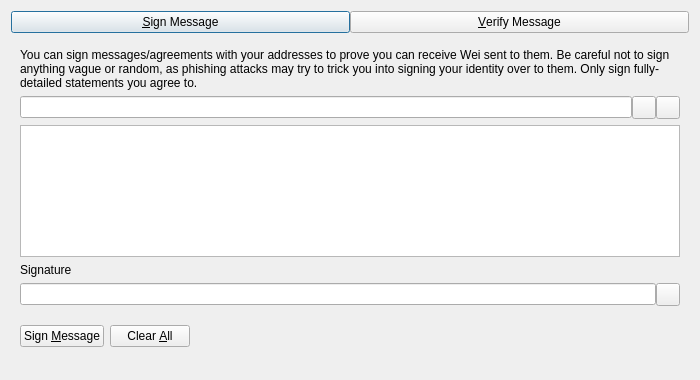
<?xml version="1.0" encoding="UTF-8"?>
<ui version="4.0">
 <class>SignVerifyMessageDialog</class>
 <widget class="QDialog" name="SignVerifyMessageDialog">
  <property name="geometry">
   <rect>
    <x>0</x>
    <y>0</y>
    <width>700</width>
    <height>380</height>
   </rect>
  </property>
  <property name="windowTitle">
   <string>Signatures - Sign / Verify a Message</string>
  </property>
  <property name="modal">
   <bool>true</bool>
  </property>
  <layout class="QVBoxLayout" name="verticalLayout">
   <item>
    <layout class="QHBoxLayout" name="horizontalLayout_Buttons_2">
     <property name="spacing">
      <number>0</number>
     </property>
     <property name="topMargin">
      <number>0</number>
     </property>
     <item>
      <widget class="QPushButton" name="btnSignMessage">
       <property name="text">
        <string>&amp;Sign Message</string>
       </property>
       <property name="checkable">
        <bool>true</bool>
       </property>
      </widget>
     </item>
     <item>
      <widget class="QPushButton" name="btnVerifyMessage">
       <property name="text">
        <string>&amp;Verify Message</string>
       </property>
       <property name="checkable">
        <bool>true</bool>
       </property>
      </widget>
     </item>
    </layout>
   </item>
   <item>
    <widget class="QStackedWidget" name="stackedWidgetSig">
     <property name="minimumSize">
      <size>
       <width>0</width>
       <height>0</height>
      </size>
     </property>
     <property name="currentIndex">
      <number>0</number>
     </property>
     <widget class="QWidget" name="pageSignMessage">
      <layout class="QVBoxLayout" name="verticalLayout_SM">
       <item>
        <widget class="QLabel" name="infoLabel_SM">
         <property name="text">
          <string>You can sign messages/agreements with your addresses to prove you can receive Wei sent to them. Be careful not to sign anything vague or random, as phishing attacks may try to trick you into signing your identity over to them. Only sign fully-detailed statements you agree to.</string>
         </property>
         <property name="textFormat">
          <enum>Qt::PlainText</enum>
         </property>
         <property name="wordWrap">
          <bool>true</bool>
         </property>
        </widget>
       </item>
       <item>
        <layout class="QHBoxLayout" name="horizontalLayout_1_SM">
         <property name="spacing">
          <number>0</number>
         </property>
         <item>
          <widget class="QValidatedLineEdit" name="addressIn_SM">
           <property name="toolTip">
            <string>The Wei address to sign the message with</string>
           </property>
          </widget>
         </item>
         <item>
          <widget class="QToolButton" name="addressBookButton_SM">
           <property name="toolTip">
            <string>Choose previously used address</string>
           </property>
           <property name="text">
            <string/>
           </property>
           <property name="shortcut">
            <string>Alt+A</string>
           </property>
          </widget>
         </item>
         <item>
          <widget class="QToolButton" name="pasteButton_SM">
           <property name="toolTip">
            <string>Paste address from clipboard</string>
           </property>
           <property name="text">
            <string/>
           </property>
           <property name="shortcut">
            <string>Alt+P</string>
           </property>
          </widget>
         </item>
        </layout>
       </item>
       <item>
        <widget class="QPlainTextEdit" name="messageIn_SM">
         <property name="toolTip">
          <string>Enter the message you want to sign here</string>
         </property>
        </widget>
       </item>
       <item>
        <widget class="QLabel" name="signatureLabel_SM">
         <property name="text">
          <string>Signature</string>
         </property>
         <property name="textFormat">
          <enum>Qt::PlainText</enum>
         </property>
        </widget>
       </item>
       <item>
        <layout class="QHBoxLayout" name="horizontalLayout_2_SM">
         <property name="spacing">
          <number>0</number>
         </property>
         <item>
          <widget class="QLineEdit" name="signatureOut_SM">
           <property name="readOnly">
            <bool>true</bool>
           </property>
          </widget>
         </item>
         <item>
          <widget class="QToolButton" name="copySignatureButton_SM">
           <property name="toolTip">
            <string>Copy the current signature to the system clipboard</string>
           </property>
           <property name="text">
            <string/>
           </property>
          </widget>
         </item>
        </layout>
       </item>
       <item>
        <layout class="QHBoxLayout" name="horizontalLayout_3_SM">
         <item>
          <widget class="QPushButton" name="signMessageButton_SM">
           <property name="toolTip">
            <string>Sign the message to prove you own this Wei address</string>
           </property>
           <property name="text">
            <string>Sign &amp;Message</string>
           </property>
           <property name="autoDefault">
            <bool>false</bool>
           </property>
          </widget>
         </item>
         <item>
          <widget class="QPushButton" name="clearButton_SM">
           <property name="toolTip">
            <string>Reset all sign message fields</string>
           </property>
           <property name="text">
            <string>Clear &amp;All</string>
           </property>
           <property name="autoDefault">
            <bool>false</bool>
           </property>
          </widget>
         </item>
         <item>
          <spacer name="horizontalSpacer_1_SM">
           <property name="orientation">
            <enum>Qt::Horizontal</enum>
           </property>
           <property name="sizeHint" stdset="0">
            <size>
             <width>40</width>
             <height>48</height>
            </size>
           </property>
          </spacer>
         </item>
         <item>
          <widget class="QLabel" name="statusLabel_SM">
           <property name="text">
            <string/>
           </property>
           <property name="wordWrap">
            <bool>true</bool>
           </property>
          </widget>
         </item>
         <item>
          <spacer name="horizontalSpacer_2_SM">
           <property name="orientation">
            <enum>Qt::Horizontal</enum>
           </property>
           <property name="sizeHint" stdset="0">
            <size>
             <width>40</width>
             <height>48</height>
            </size>
           </property>
          </spacer>
         </item>
        </layout>
       </item>
      </layout>
     </widget>
     <widget class="QWidget" name="pageVerifyMessage">
      <layout class="QVBoxLayout" name="verticalLayout_VM">
       <item>
        <widget class="QLabel" name="infoLabel_VM">
         <property name="text">
          <string>Enter the receiver's address, message (ensure you copy line breaks, spaces, tabs, etc. exactly) and signature below to verify the message. Be careful not to read more into the signature than what is in the signed message itself, to avoid being tricked by a man-in-the-middle attack. Note that this only proves the signing party receives with the address, it cannot prove sendership of any transaction!</string>
         </property>
         <property name="textFormat">
          <enum>Qt::PlainText</enum>
         </property>
         <property name="alignment">
          <set>Qt::AlignLeading|Qt::AlignLeft|Qt::AlignTop</set>
         </property>
         <property name="wordWrap">
          <bool>true</bool>
         </property>
        </widget>
       </item>
       <item>
        <layout class="QHBoxLayout" name="horizontalLayout_1_VM">
         <property name="spacing">
          <number>0</number>
         </property>
         <item>
          <widget class="QValidatedLineEdit" name="addressIn_VM">
           <property name="toolTip">
            <string>The Wei address the message was signed with</string>
           </property>
          </widget>
         </item>
         <item>
          <widget class="QToolButton" name="addressBookButton_VM">
           <property name="toolTip">
            <string>Choose previously used address</string>
           </property>
           <property name="text">
            <string/>
           </property>
           <property name="shortcut">
            <string>Alt+A</string>
           </property>
          </widget>
         </item>
        </layout>
       </item>
       <item>
        <widget class="QPlainTextEdit" name="messageIn_VM"/>
       </item>
       <item>
        <widget class="QValidatedLineEdit" name="signatureIn_VM"/>
       </item>
       <item>
        <layout class="QHBoxLayout" name="horizontalLayout_2_VM">
         <item>
          <widget class="QPushButton" name="verifyMessageButton_VM">
           <property name="toolTip">
            <string>Verify the message to ensure it was signed with the specified Wei address</string>
           </property>
           <property name="text">
            <string>Verify &amp;Message</string>
           </property>
           <property name="autoDefault">
            <bool>false</bool>
           </property>
          </widget>
         </item>
         <item>
          <widget class="QPushButton" name="clearButton_VM">
           <property name="toolTip">
            <string>Reset all verify message fields</string>
           </property>
           <property name="text">
            <string>Clear &amp;All</string>
           </property>
           <property name="autoDefault">
            <bool>false</bool>
           </property>
          </widget>
         </item>
         <item>
          <spacer name="horizontalSpacer_1_VM">
           <property name="orientation">
            <enum>Qt::Horizontal</enum>
           </property>
           <property name="sizeHint" stdset="0">
            <size>
             <width>40</width>
             <height>48</height>
            </size>
           </property>
          </spacer>
         </item>
         <item>
          <widget class="QLabel" name="statusLabel_VM">
           <property name="text">
            <string/>
           </property>
           <property name="wordWrap">
            <bool>true</bool>
           </property>
          </widget>
         </item>
         <item>
          <spacer name="horizontalSpacer_2_VM">
           <property name="orientation">
            <enum>Qt::Horizontal</enum>
           </property>
           <property name="sizeHint" stdset="0">
            <size>
             <width>40</width>
             <height>48</height>
            </size>
           </property>
          </spacer>
         </item>
        </layout>
       </item>
      </layout>
     </widget>
    </widget>
   </item>
  </layout>
 </widget>
 <customwidgets>
  <customwidget>
   <class>QValidatedLineEdit</class>
   <extends>QLineEdit</extends>
   <header>qt/qvalidatedlineedit.h</header>
  </customwidget>
 </customwidgets>
 <resources>
  <include location="../wei.qrc"/>
 </resources>
 <connections/>
</ui>
